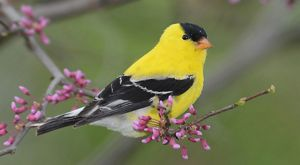
#> input picture 000024.jpg, 300 x 165 px, found by its file name
$ python cascadetest.py
#> lines starting #> are read from the running program, lines starting #| are printed output that depends on the picture; after the words box and inside, x2 and y2 are one past the last pixel; in counts of white or black regions, pixels touching at a corner belong together
from xml.sax.handler import feature_namespaces
import cv2
import numpy
import os

img = cv2.imread('./cv/bird/000024.jpg')
#> img is the input picture: shape (165, 300, 3); mean B, G, R 83.8, 116.6, 115.5

gray = cv2.cvtColor(img,cv2.COLOR_BGR2GRAY)
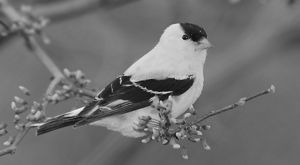
#> gray: shape (165, 300); min 3, max 244, mean 112.5

custom_cascade = cv2.CascadeClassifier('./cv/cascade/cascade.xml')

write_rect_img =  custom_cascade.detectMultiScale(gray)
#> write_rect_img = [[2, 108, 26, 26], [95, 33, 111, 111], [51, 88, 56, 56], [16, 98, 56, 56], [72, 101, 60, 60]]

for x,y,w,h in write_rect_img:
  cv2.rectangle(img,(x,y),(x+w,y+h),color=(0,255,0),thickness=2)
#> this loop made 5 passes
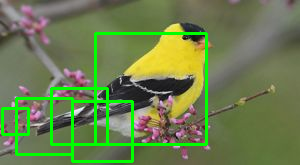
#> img: shape (165, 300, 3); 6.88% of pixels changed, all inside (x1, y1, x2, y2) = (1, 32, 208, 163)

cv2.imshow('image', img)

cv2.waitKey(0)
cv2.destroyAllWindows()
